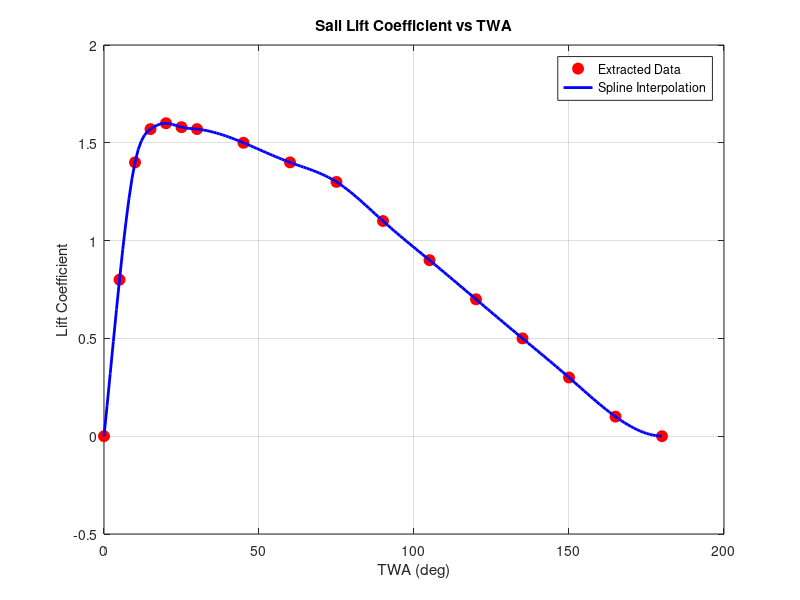
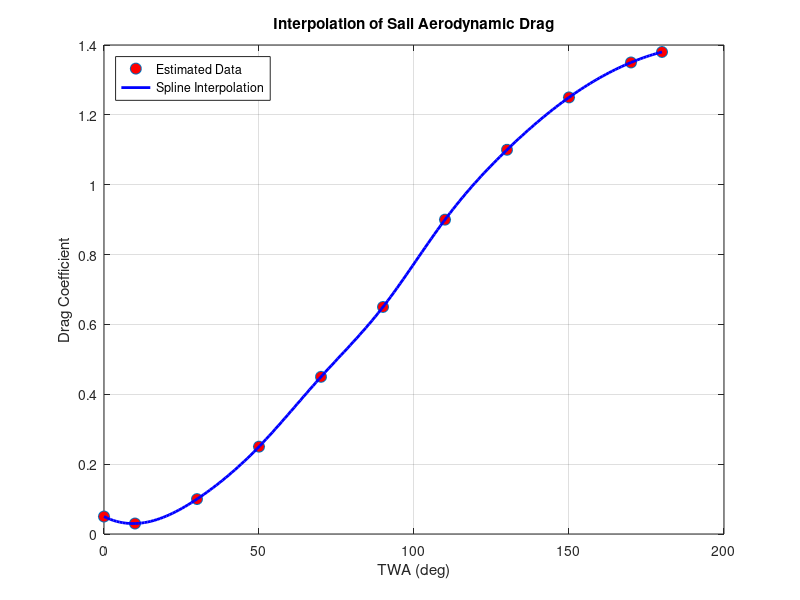

Recreate these plots in MATLAB, in order.
%% Sail data
clc; clear; close all;

%% Lift coefficient
% Approximate data from the graph (TWA in degrees, corresponding CL)
TWA_graf = [0 5 10 15 20 25 30 45 60 75 90 105 120 135 150 165 180]; % True Wind Angle (deg)
Cl_graf =  [0 0.8 1.4 1.57 1.6 1.58 1.57 1.5 1.4 1.3 1.1 0.9 0.7 0.5 0.3 0.1 0]; % Lift Coefficient

% Create interpolated points for a smoother curve
TWA_fine = linspace(0, 180, 180);  % More dense TWA values
Cl_fine = interp1(TWA_graf, Cl_graf, TWA_fine, 'spline'); % Spline interpolation

% Plot the graph
figure;
plot(TWA_graf, Cl_graf, 'ro', 'MarkerSize', 8, 'MarkerFaceColor', 'r'); hold on; % Data points
plot(TWA_fine, Cl_fine, 'b-', 'LineWidth', 2); % Interpolated curve
xlabel('TWA (deg)');
ylabel('Lift Coefficient');
title('Sail Lift Coefficient vs TWA');
grid on;
legend('Extracted Data', 'Spline Interpolation');

%% Drag coefficient
% Definition of approximate data from the graph
TWA_graf = [0, 10, 30, 50, 70, 90, 110, 130, 150, 170, 180]; % True Wind Angle (deg)
Cd_graf  = [0.05, 0.03, 0.1, 0.25, 0.45, 0.65, 0.9, 1.1, 1.25, 1.35, 1.38]; % Drag Coefficient

% Interpolation for a smooth curve
TWA_fine = linspace(0, 180, 180); % More points for the curve
Cd_fine = interp1(TWA_graf, Cd_graf, TWA_fine, 'spline'); % Spline interpolation

% Plot the interpolated function
figure;
plot(TWA_graf, Cd_graf, 'o', 'MarkerSize', 8, 'MarkerFaceColor', 'r'); % Original points
hold on;
plot(TWA_fine, Cd_fine, 'b-', 'LineWidth', 2); % Interpolated curve
grid on;
xlabel('TWA (deg)');
ylabel('Drag Coefficient');
title('Interpolation of Sail Aerodynamic Drag');
legend('Estimated Data', 'Spline Interpolation', 'Location', 'NorthWest');

%% save data
save ('SailCoefficent.mat','Cl_fine','Cd_fine'); %save Cl_fine in dati.mat

